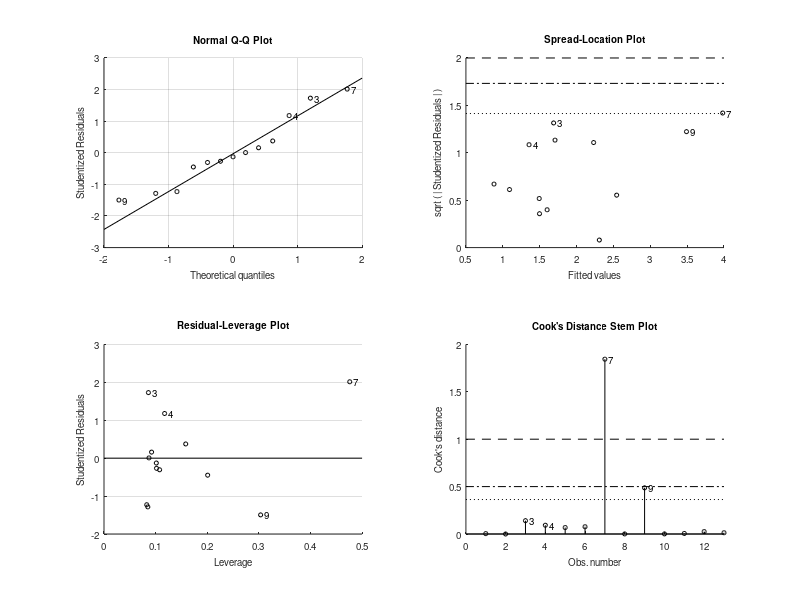

MATLAB code for this plot: (Note: this script raises an error after producing the figure.)
clc
clear
close all

load click_positions.mat

hBarCenter_FG = mean([backDotX_FG,frontDotX_FG], 2);
hBarCenter_FE = mean([backDotX_FE,frontDotX_FE], 2);

figure('units','inches','outerposition',[1 1 10 5])
% sgtitle 'Overall position shift'



%% plot scatter + model

mdl = fitlm(hBarCenter_FG, hBarCenter_FE);

fprintf([ ...
    '<Fit parameters> \n' ...
    '---------------- \n' ...
    'y = %4.2fx + (%4.2f) \n' ...
    'adjR2: %4.2f \n'], ...
    mdl.Coefficients.Estimate(2), ...
    mdl.Coefficients.Estimate(1), ...
    mdl.Rsquared.Adjusted)

subplot(1,2,1)

szMarker = 100;
alphaMarker = .2;
lwFit = 3;
lwBound = 2.5;
c = 'k';
ticks = 0:10;

hold on
scatter(hBarCenter_FG, hBarCenter_FE, ...
    szMarker, c, 'fill', ...
    'markerfacealpha',alphaMarker)
h = plot(mdl);

hData = findobj(h,'DisplayName','Data');
hFit = findobj(h,'DisplayName','Fit');
hBound = findobj(h,'DisplayName','Confidence bounds');
hBound = findobj(h,'LineStyle',hBound.LineStyle, 'Color', hBound.Color);

set(hFit,'color',c,'linewidth',lwFit)
set(hBound,'color',c,'linestyle',':','linewidth',lwBound)

hData.MarkerFaceColor = 'none';
hData.MarkerEdgeColor = 'none';

addUnityLine
axis square

xticks(ticks)
xlabel({'Position shift (dva)'; 'Flash-Grab'})

yticks(ticks)
ylabel({'Position shift (dva)'; 'Frame'})

title ''
legend off
cleanplot



%% plot difference

subplot(1,2,2)

data_mat = hBarCenter_FE./hBarCenter_FG;
scatterbar(data_mat);
errorbar(1, mean(data_mat), SE(data_mat), ...
    'o','color','k','linewidth',2,'marker','none')

xticks(1)
set(gca,'xcolor','none')

ylabel 'Ratio'
yticks(-10:10)
ylim([.8 3.5])
yline(1,'-')

% add statistics
[delta, deltap, p, W, z, r] = signrank_full(data_mat - 1);
fprintf([ ...
    '\n <Distortion difference>' ...
    '\n -----------------------' ...
    '\n mean decrease = %4.1f pp' ...
    '\n mean decrease = %3.0f %%' ...
    '\n W = %5.2f' ...
    '\n z = %5.2f' ...
    '\n p = %5.3f' ...
    '\n r = %4.2f \n'], ...
delta,deltap,W,z,p,r)
statbar(1,1,3.2,p)

pbaspect([1,3,1])
cleanplot



%% save figure
set(gcf,'papersize',[10 10])
saveas(gcf,'../../results/ecvp24_fig03.pdf')
